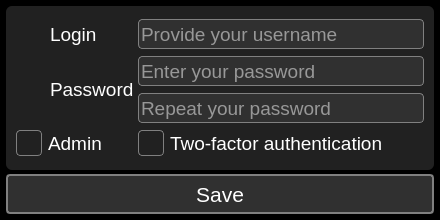
<?xml version="1.0" encoding="UTF-8"?>
<ui version="4.0">
 <class>AddUserDialog</class>
 <widget class="QDialog" name="AddUserDialog">
  <property name="geometry">
   <rect>
    <x>0</x>
    <y>0</y>
    <width>440</width>
    <height>220</height>
   </rect>
  </property>
  <property name="minimumSize">
   <size>
    <width>440</width>
    <height>220</height>
   </size>
  </property>
  <property name="maximumSize">
   <size>
    <width>440</width>
    <height>220</height>
   </size>
  </property>
  <property name="windowTitle">
   <string>Add user</string>
  </property>
  <property name="windowIcon">
   <iconset resource="../../resources.qrc">
    <normaloff>:/PNG/IMG/user.png</normaloff>:/PNG/IMG/user.png</iconset>
  </property>
  <property name="styleSheet">
   <string notr="true">QMainWindow{
background-color: #000000;
}

QWidget{
background-color: #000000;
}

QGroupBox{
background-color: #212121;
border: none;
padding: 4px;
border-radius: 6px;
color: white;
}

QPushButton{
background-color: #303030;
border: 2px solid gray;
border-radius: 4px;
color: white;
}
QPushButton:hover{
border-color: white;
}

QLineEdit{
background-color: #303030;
border: 1px solid gray;
border-radius: 4px;
color: white;
}
QLineEdit:focus{
border-color: white;
}

QTextEdit{
background-color: #303030;
border: 1px solid gray;
border-radius: 4px;
color: white;
}
QTextEdit:focus{
border-color: white;
}

QLabel{
color: white;
background: transparent;
}

QListWidget{
background: transparent;
border: 1px solid gray;
border-radius: 6px;
padding: 6px;
}
QListWidget::item{
background-color: rgba(255,255,255,50);
border: none;
color: white;
border-radius: 6px;
padding: 6px;
margin-top: 6px;
}
QListWidget::item:hover{
background-color: rgba(255,255,255,100);
}

QCheckBox{
background: transparent;
color: white;
}
QCheckBox::indicator{
width:24px;
height: 24px;
border: 1px solid gray;
border-radius: 4px;
}
QCheckBox::indicator:hecked{
image: url(:/PNG/IMG/done.png);
}
QCheckBox::indicator:unchecked{
image: none;
}

QTabWidget::pane{
background: transparent;
border: none;
padding: 4px;
border-radius: 6px;
}
QTabBar::tab{
background-color: #303030;
border: 2px solid gray;
border-radius: 4px;
color: white;
padding-left: 6px;
padding-right: 6px;
padding-top: 3px;
padding-bottom: 3px;
margin-left: 2px;
}
QTabBar::tab:hover{
border-color: white;
}
QTabBar::tab:selected{
border-color: white;
}

QScrollBar:vertical {        
border: none;
width:14px;
background-color: #212121;
margin: 0px 0px 0px 0px;
padding-left: 6px;
}
QScrollBar::handle:vertical{
background: gray;
border-radius: 4px;
min-height: 20px;
}
QScrollBar::add-line:vertical {
background-color: #212121;
height: 0px;
subcontrol-position: bottom;
subcontrol-origin: margin;
}
QScrollBar::sub-line:vertical {
background-color: #212121;
height: 0 px;
subcontrol-position: top;
subcontrol-origin: margin;
}
QScrollBar::add-page:vertical{
background-color: #212121;
}
QScrollBar::sub-page:vertical{
background-color: #212121;
}

QScrollBar:horizontal {        
border: none;
height:14px;
background-color: #212121;
margin: 0px 0px 0px 0px;
padding-top: 6px;
}
QScrollBar::handle:horizontal{
background: gray;
border-radius: 4px;
min-width: 20px;
}
QScrollBar::add-line:horizontal {
background-color: #212121;
height: 0px;
subcontrol-position: bottom;
subcontrol-origin: margin;
}
QScrollBar::sub-line:horizontal {
background-color: #212121;
height: 0 px;
subcontrol-position: top;
subcontrol-origin: margin;
}
QScrollBar::add-page:horizontal{
background-color: #212121;
}
QScrollBar::sub-page:horizontal{
background-color: #212121;
}

QComboBox{
background-color: #303030;
border: 1px solid gray;
border-radius: 4px;
color: white;
}
QComboBox QAbstractItemView{
color: white;
background-color: black;
}

QTableView{
background-color: #212121;
border: 1px solid gray;
border-radius: 6px;
color: white;
}

QDoubleSpinBox{
background-color: #303030;
border: 1px solid gray;
border-radius: 4px;
color: white;
}</string>
  </property>
  <layout class="QGridLayout" name="gridLayout">
   <property name="leftMargin">
    <number>6</number>
   </property>
   <property name="topMargin">
    <number>6</number>
   </property>
   <property name="rightMargin">
    <number>6</number>
   </property>
   <property name="bottomMargin">
    <number>6</number>
   </property>
   <property name="spacing">
    <number>4</number>
   </property>
   <item row="0" column="0">
    <widget class="QGroupBox" name="groupBox">
     <property name="title">
      <string/>
     </property>
     <layout class="QGridLayout" name="gridLayout_2">
      <property name="leftMargin">
       <number>6</number>
      </property>
      <property name="topMargin">
       <number>6</number>
      </property>
      <property name="rightMargin">
       <number>6</number>
      </property>
      <property name="bottomMargin">
       <number>6</number>
      </property>
      <property name="spacing">
       <number>4</number>
      </property>
      <item row="0" column="1">
       <widget class="QLabel" name="label_login">
        <property name="minimumSize">
         <size>
          <width>0</width>
          <height>30</height>
         </size>
        </property>
        <property name="font">
         <font>
          <pointsize>14</pointsize>
         </font>
        </property>
        <property name="text">
         <string>Login</string>
        </property>
       </widget>
      </item>
      <item row="0" column="0">
       <widget class="QLabel" name="label_login_icon">
        <property name="minimumSize">
         <size>
          <width>30</width>
          <height>30</height>
         </size>
        </property>
        <property name="maximumSize">
         <size>
          <width>30</width>
          <height>30</height>
         </size>
        </property>
        <property name="text">
         <string>&lt;html&gt;&lt;head/&gt;&lt;body&gt;&lt;p align=&quot;center&quot;&gt;&lt;img src=&quot;:/PNG/IMG/user.png&quot; width=&quot;30&quot; height=&quot;30&quot;/&gt;&lt;/p&gt;&lt;/body&gt;&lt;/html&gt;</string>
        </property>
       </widget>
      </item>
      <item row="0" column="2">
       <widget class="QLineEdit" name="lineEdit_login">
        <property name="minimumSize">
         <size>
          <width>0</width>
          <height>30</height>
         </size>
        </property>
        <property name="font">
         <font>
          <pointsize>14</pointsize>
         </font>
        </property>
        <property name="focusPolicy">
         <enum>Qt::StrongFocus</enum>
        </property>
        <property name="placeholderText">
         <string>Provide your username</string>
        </property>
       </widget>
      </item>
      <item row="1" column="2">
       <widget class="QLineEdit" name="lineEdit_password">
        <property name="minimumSize">
         <size>
          <width>0</width>
          <height>30</height>
         </size>
        </property>
        <property name="font">
         <font>
          <pointsize>14</pointsize>
         </font>
        </property>
        <property name="focusPolicy">
         <enum>Qt::StrongFocus</enum>
        </property>
        <property name="echoMode">
         <enum>QLineEdit::Password</enum>
        </property>
        <property name="placeholderText">
         <string>Enter your password</string>
        </property>
       </widget>
      </item>
      <item row="2" column="2">
       <widget class="QLineEdit" name="lineEdit_password_confirm">
        <property name="minimumSize">
         <size>
          <width>0</width>
          <height>30</height>
         </size>
        </property>
        <property name="font">
         <font>
          <pointsize>14</pointsize>
         </font>
        </property>
        <property name="focusPolicy">
         <enum>Qt::StrongFocus</enum>
        </property>
        <property name="echoMode">
         <enum>QLineEdit::Password</enum>
        </property>
        <property name="placeholderText">
         <string>Repeat your password</string>
        </property>
       </widget>
      </item>
      <item row="1" column="1" rowspan="2">
       <widget class="QLabel" name="label_password">
        <property name="minimumSize">
         <size>
          <width>0</width>
          <height>30</height>
         </size>
        </property>
        <property name="font">
         <font>
          <pointsize>14</pointsize>
         </font>
        </property>
        <property name="text">
         <string>Password</string>
        </property>
       </widget>
      </item>
      <item row="1" column="0" rowspan="2">
       <widget class="QLabel" name="label_password_icon">
        <property name="minimumSize">
         <size>
          <width>30</width>
          <height>30</height>
         </size>
        </property>
        <property name="maximumSize">
         <size>
          <width>30</width>
          <height>30</height>
         </size>
        </property>
        <property name="text">
         <string>&lt;html&gt;&lt;head/&gt;&lt;body&gt;&lt;p align=&quot;center&quot;&gt;&lt;img src=&quot;:/PNG/IMG/password.png&quot; width=&quot;30&quot; height=&quot;30&quot;/&gt;&lt;/p&gt;&lt;/body&gt;&lt;/html&gt;</string>
        </property>
       </widget>
      </item>
      <item row="3" column="0" colspan="2">
       <widget class="QCheckBox" name="checkBox_admin">
        <property name="font">
         <font>
          <pointsize>14</pointsize>
         </font>
        </property>
        <property name="focusPolicy">
         <enum>Qt::ClickFocus</enum>
        </property>
        <property name="text">
         <string>Admin</string>
        </property>
       </widget>
      </item>
      <item row="3" column="2">
       <widget class="QCheckBox" name="checkBox_two_factor">
        <property name="font">
         <font>
          <pointsize>14</pointsize>
         </font>
        </property>
        <property name="focusPolicy">
         <enum>Qt::ClickFocus</enum>
        </property>
        <property name="text">
         <string>Two-factor authentication</string>
        </property>
       </widget>
      </item>
     </layout>
    </widget>
   </item>
   <item row="1" column="0">
    <widget class="QPushButton" name="pushButton_save">
     <property name="minimumSize">
      <size>
       <width>0</width>
       <height>40</height>
      </size>
     </property>
     <property name="font">
      <font>
       <pointsize>16</pointsize>
      </font>
     </property>
     <property name="focusPolicy">
      <enum>Qt::ClickFocus</enum>
     </property>
     <property name="text">
      <string>Save</string>
     </property>
     <property name="icon">
      <iconset resource="../../resources.qrc">
       <normaloff>:/PNG/IMG/done.png</normaloff>:/PNG/IMG/done.png</iconset>
     </property>
     <property name="iconSize">
      <size>
       <width>32</width>
       <height>32</height>
      </size>
     </property>
    </widget>
   </item>
  </layout>
 </widget>
 <resources>
  <include location="../../resources.qrc"/>
 </resources>
 <connections/>
</ui>
